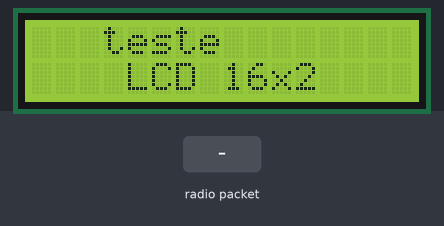
Bench run of a sketch on a simulated Arduino Uno, built with avr-gcc and run on an emulated ATmega328P. Shown: 16×2 character LCD. The test bench sets the inputs (shaded band). No radio packets arrive unless stated; what the sketch prints to the serial monitor is not drawn.

Above: at 0.1 s.
At 8.9 s:
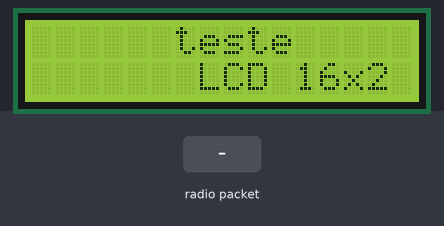
9.0 s: radio packet "1" arrives
At 9.4 s:
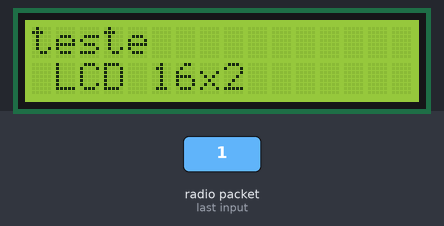
Timing chart, 0 to 12.0 s (numbered marks = the images above; inputs shaded):
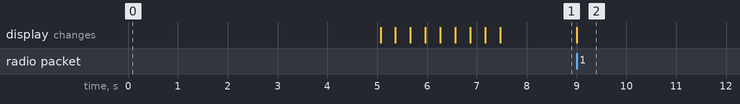

Measured:
- after the input at 9.0 s, the display: changes at once (image 2)

The sketch:

sketch_ir433_receptor.ino
```cpp
//#include <VirtualWire.h>
//
////Define pino led
//int ledPin = 13;
//
//int valor_recebido_RF;
//char recebido_RF_char[4];
//
//void setup()
//{
//  Serial.begin(9600);
//  pinMode(ledPin, OUTPUT);
//  //Pino ligado ao pino DATA do receptor RF
//  vw_set_rx_pin(5);
//  //Velocidade de comunicacao (bits por segundo)
//  vw_setup(2000);
//  //Inicia a recepcao
//  vw_rx_start();
//  Serial.println("Recepcao modulo RF - Aguardando...");
//}
//
//void loop()
//{
//    uint8_t buf[VW_MAX_MESSAGE_LEN];
//    uint8_t buflen = VW_MAX_MESSAGE_LEN;
//
//    if (vw_get_message(buf, &buflen))
//    {
//    int i;
//        for (i = 0; i < buflen; i++)
//       {
//          //Armazena os caracteres recebidos
//          recebido_RF_char[i] = char(buf[i]);
//       }
//       recebido_RF_char[buflen] = '\0';
//
//       //Converte o valor recebido para integer
//       valor_recebido_RF = atoi(recebido_RF_char);
//
//       //Mostra no serial monitor o valor recebido
//       Serial.print("Recebido: ");
//       Serial.print(valor_recebido_RF);
//       //Altera o estado do led conforme o numero recebido
//       if (valor_recebido_RF == 1)
//       {
//         digitalWrite(ledPin, HIGH);
//         Serial.println(" - Led aceso !");
//       }
//       if (valor_recebido_RF == 0)
//       {
//         digitalWrite(ledPin, LOW);
//         Serial.println(" - Led apagado !");
//       }
//    }
//}


//#include <VirtualWire.h>
//
//uint8_t message[VW_MAX_MESSAGE_LEN];    // Armazena as mensagens recebidas
//uint8_t msgLength = VW_MAX_MESSAGE_LEN; // Armazena o tamanho das mensagens
//
//
//void setup()   {
//  Serial.begin(9600);
//    vw_set_rx_pin(5); // Define o pino 5 do Arduino como entrada
////de dados do receptor
//    vw_setup(2000);             // Bits por segundo
//    pinMode(13,OUTPUT);
//    digitalWrite(13, LOW);
//    vw_rx_start();              // Inicializa o receptor
//
//
//}
//
//void loop()
//{
//    //message = 'ricardo';
//    if (vw_get_message(message, &msgLength)) // Non-blocking
//    {
//        Serial.print("Recebido: ");
//        //Serial.println(message[0]);
//
//        for(int i = 0; i < sizeof(message); i++) {
//
//          Serial.print(message[i]);
//
//        }
//        Serial.println(" ");
//        if(message[0] == '0'){
//          digitalWrite(13, LOW);
//        }
//        else if(message[0] == '1'){
//          digitalWrite(13,HIGH);
//        }
//    }
//}

// Código de funcionamento Receptor RF
// Projeto de comunicação sem fio Arduino

// Inclui biblioteca necessária para comunicação
#include <VirtualWire.h>
//Carrega a biblioteca LiquidCrystal
#include <LiquidCrystal.h>
#include "string.h"

//Define os pinos que serão utilizados para ligação ao display
LiquidCrystal lcd(12, 11, 5, 4, 3, 2);

byte message[100];    // Variável para armazenagem de mensagens

byte messageLength = 100;    // Tamanho da mensagem

void setup() {
  Serial.begin(9600);         // Configura a comunicação serial em 9600

  //Define o número de colunas e linhas do LCD
  lcd.begin(16, 2);

  Serial.println("Dispositivo pronto para receber dados!"); //Imprime na Porta Serial

  vw_set_rx_pin(7);         // Configura o pino Digital utilizado pelo Módulo
  vw_setup(2000);            // Bits por segundo
  vw_rx_start();             // Inicializa o receptor

   lcd.clear();
  //Posiciona o cursor na coluna 3, linha 0;
  lcd.setCursor(3, 0);
  //Envia o texto entre aspas para o LCD
  lcd.print("teste");
  lcd.setCursor(3, 1);
  lcd.print(" LCD 16x2");
  delay(5000);

  //Rolagem para a esquerda
  for (int posicao = 0; posicao < 3; posicao++)
  {
    lcd.scrollDisplayLeft();
    delay(300);
  }

  //Rolagem para a direita
  for (int posicao = 0; posicao < 6; posicao++)
  {
    lcd.scrollDisplayRight();
    delay(300);
  }
}

void loop() {

  String mensagem = "";
  if (vw_get_message(message, &messageLength)) {     // Elimina o bloqueio

    // Imprime na porta serial a mensagem em destaque
    Serial.print("Recebido: ");
    //Serial.write(message[0]);
    //array_to_string(message,sizeof(message), mensagem);
    //strcpy(mensagem, (char*)message);
    for (int i = 0; i < sizeof(message); i++) {
//
//      mensagem = mensagem + (char)message[i];
        //Serial.write(message[i]);
        mensagem += String((char)message[i]);
//
    }

    Serial.print(mensagem);
    Serial.println();

    lcdPrint(mensagem);

  }
}

void lcdPrint(String messagen) {

  //Limpa a tela
  lcd.clear();
  //Posiciona o cursor na coluna 3, linha 0;
  lcd.setCursor(0, 0);
  //Envia o texto entre aspas para o LCD
  lcd.print("teste");
  lcd.setCursor(0, 1);
  lcd.print(" LCD 16x2");
  delay(5000);

  //Rolagem para a esquerda
  for (int posicao = 0; posicao < 3; posicao++)
  {
    lcd.scrollDisplayLeft();
    delay(300);
  }

  //Rolagem para a direita
  for (int posicao = 0; posicao < 6; posicao++)
  {
    lcd.scrollDisplayRight();
    delay(300);
  }
}
```
